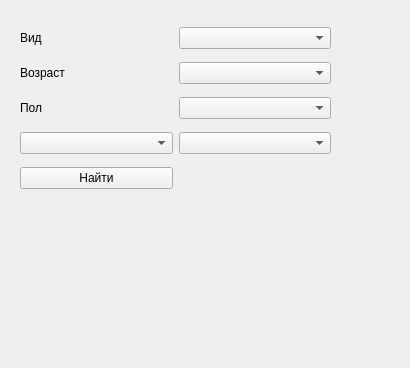
<?xml version="1.0" encoding="UTF-8"?>
<ui version="4.0">
 <class>InSeasonalHistory2Widget</class>
 <widget class="QWidget" name="InSeasonalHistory2Widget">
  <property name="enabled">
   <bool>true</bool>
  </property>
  <property name="geometry">
   <rect>
    <x>0</x>
    <y>0</y>
    <width>410</width>
    <height>368</height>
   </rect>
  </property>
  <property name="sizePolicy">
   <sizepolicy hsizetype="Expanding" vsizetype="Expanding">
    <horstretch>0</horstretch>
    <verstretch>0</verstretch>
   </sizepolicy>
  </property>
  <property name="windowTitle">
   <string>Form</string>
  </property>
  <property name="layoutDirection">
   <enum>Qt::LeftToRight</enum>
  </property>
  <widget class="QWidget" name="gridLayoutWidget">
   <property name="geometry">
    <rect>
     <x>20</x>
     <y>20</y>
     <width>311</width>
     <height>180</height>
    </rect>
   </property>
   <layout class="QGridLayout" name="gridLayout">
    <property name="sizeConstraint">
     <enum>QLayout::SetDefaultConstraint</enum>
    </property>
    <item row="2" column="0">
     <widget class="QLabel" name="label_3">
      <property name="text">
       <string>Пол</string>
      </property>
     </widget>
    </item>
    <item row="1" column="0">
     <widget class="QLabel" name="label_2">
      <property name="text">
       <string>Возраст</string>
      </property>
     </widget>
    </item>
    <item row="0" column="0">
     <widget class="QLabel" name="label">
      <property name="text">
       <string>Вид</string>
      </property>
     </widget>
    </item>
    <item row="3" column="0">
     <widget class="QComboBox" name="combo_box_var_select"/>
    </item>
    <item row="4" column="0">
     <widget class="QPushButton" name="push_button_find">
      <property name="text">
       <string>Найти</string>
      </property>
     </widget>
    </item>
    <item row="4" column="1">
     <widget class="QLabel" name="label_found">
      <property name="text">
       <string/>
      </property>
     </widget>
    </item>
    <item row="0" column="1">
     <widget class="ExtendedComboBox" name="combo_box_species"/>
    </item>
    <item row="1" column="1">
     <widget class="ExtendedComboBox" name="combo_box_age"/>
    </item>
    <item row="2" column="1">
     <widget class="ExtendedComboBox" name="combo_box_gender"/>
    </item>
    <item row="3" column="1">
     <widget class="ExtendedComboBox" name="combo_box_var"/>
    </item>
   </layout>
  </widget>
 </widget>
 <customwidgets>
  <customwidget>
   <class>ExtendedComboBox</class>
   <extends>QComboBox</extends>
   <header>widget.widget_ext_combo_box</header>
  </customwidget>
 </customwidgets>
 <resources/>
 <connections/>
</ui>
